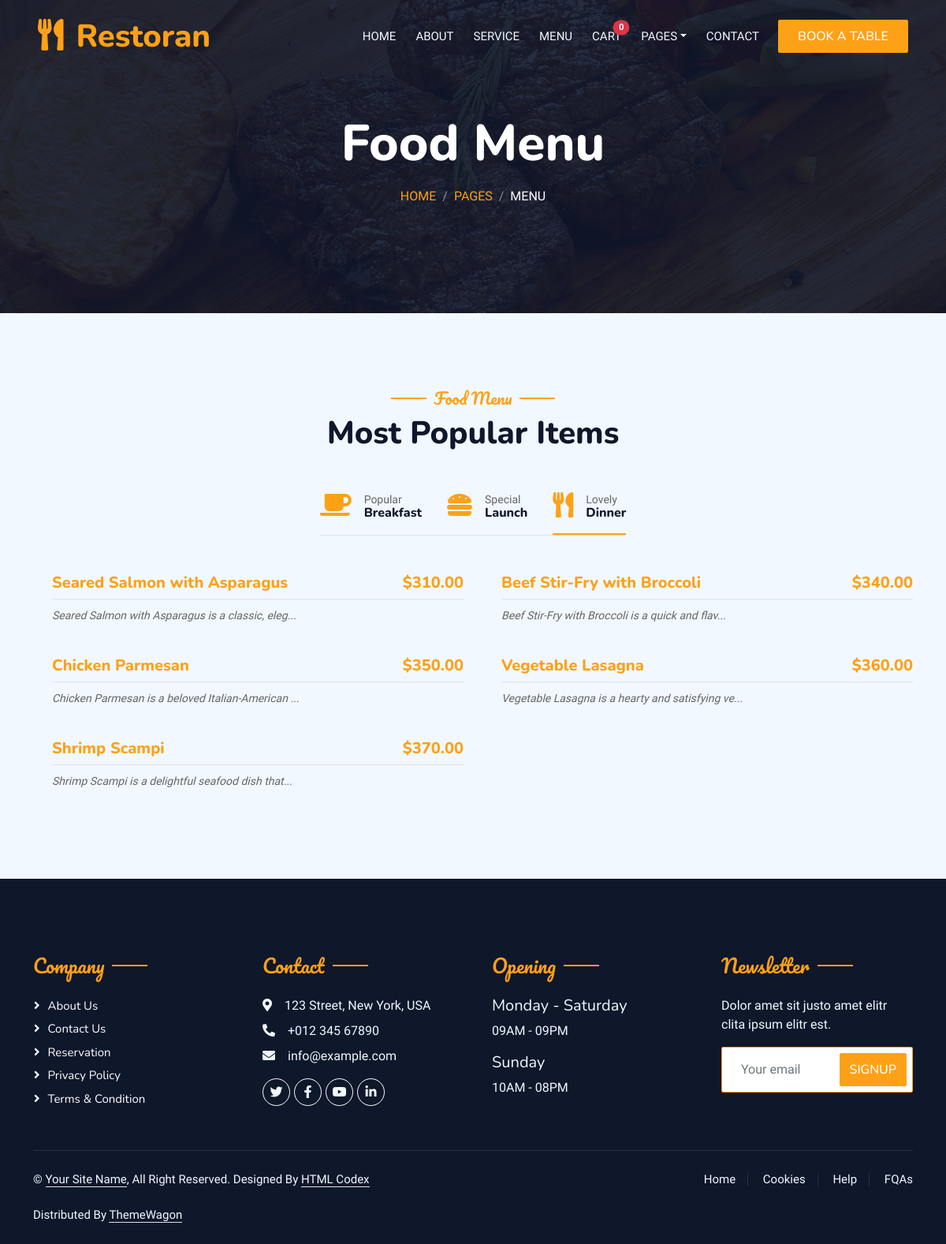
Screenshot of /dinner/ with the database file from the repository.
### menue/models.py (models this page shows, shortened)
class Item(models.Model):
  name = models.CharField(max_length=300)
  description = HTMLField()
  price = models.DecimalField(max_digits=5,decimal_places=2)
  image = models.ImageField(upload_to='items')
  period = models.CharField(max_length=10,choices=PERIOD_CHOICES)
  slug = AutoSlugField(populate_from='name')
  created = models.DateTimeField(auto_now_add=True)

### menue/views.py (the view)
# urls.py: path('dinner/',dinner_item, name='dinner'),
def dinner_item(request):
  dinner = Item.objects.filter(period='DINNER')
  context ={
    'items':dinner
  }
  return render(request, 'dinner.html', context)

### cart/templatetags/cart_count.py (called while the page is built)
@register.simple_tag
def cart_count(request, user):
    guest_user_count = 0
    guest_user_count = CartItem.objects.filter(session_key=request.session.session_key).count()
    total_count = guest_user_count
    return total_count if total_count > 0 else 0

### menue/templates/dinner.html (shortened to what this page needs)
{% extends "base.html" %}
{% load cart_count %}
{% load static %}
{% block content %}
        <div class="container-xxl position-relative p-0">
            <nav class="navbar navbar-expand-lg navbar-dark bg-dark px-4 px-lg-5 py-3 py-lg-0">
                <a href="{% url 'home' %}" class="navbar-brand p-0">
                    <h1 class="text-primary m-0"><i class="fa fa-utensils me-3"></i>Restoran</h1>
                </a>
                <div class="collapse navbar-collapse" id="navbarCollapse">
                    <div class="navbar-nav ms-auto py-0 pe-4">
                        <a href="{% url 'home' %}" class="nav-item nav-link ">Home</a>
                        <a href="{% url 'about' %}" class="nav-item nav-link">About</a>
                        <a href="{% url 'service' %}" class="nav-item nav-link">Service</a>
                        <a href="{% url 'items' %}" class="nav-item nav-link">Menu</a>
                        <a href="{% url 'cart' %}" class="nav-item nav-link position-relative">
                        Cart
                        <span class="position-absolute  start-100 translate-middle badge rounded-pill bg-danger">
                          {% cart_count request request.user %}
                        </span>
                        </a>
                        <div class="nav-item dropdown">
                            <a href="#" class="nav-link dropdown-toggle" data-bs-toggle="dropdown">Pages</a>
                        </div>
                        <a href="{% url 'contact' %}" class="nav-item nav-link">Contact</a>
                    </div>
                    <a href="{% url 'booking' %}" class="btn btn-primary py-2 px-4">Book A Table</a>
                </div>
            </nav>
            <div class="container-xxl py-5 bg-dark hero-header mb-5">
                <div class="container text-center my-5 pt-5 pb-4">
                    <h1 class="display-3 text-white mb-3 animated slideInDown">Food Menu</h1>
                    <nav aria-label="breadcrumb">
                        <ol class="breadcrumb justify-content-center text-uppercase">
                            <li class="breadcrumb-item"><a href="#">Home</a></li>
                            <li class="breadcrumb-item"><a href="#">Pages</a></li>
                            <li class="breadcrumb-item text-white active" aria-current="page">Menu</li>
                        </ol>
                    </nav>
                </div>
            </div>
        </div>
        <div class="container-xxl py-5">
            <div class="container">
                <div class="text-center wow fadeInUp" data-wow-delay="0.1s">
                    <h5 class="section-title ff-secondary text-center text-primary fw-normal">Food Menu</h5>
                    <h1 class="mb-5">Most Popular Items</h1>
                </div>
                <div class="tab-class text-center wow fadeInUp" data-wow-delay="0.1s">
                    <ul class="nav nav-pills d-inline-flex justify-content-center border-bottom mb-5">
                        <li class="nav-item">
                            <a class="d-flex align-items-center text-start mx-3 ms-0 pb-3 "  href="{% url 'break-first' %}">
                                <i class="fa fa-coffee fa-2x text-primary"></i>
                                <div class="ps-3">
                                    <small class="text-body">Popular</small>
                                    <h6 class="mt-n1 mb-0">Breakfast</h6>
                                </div>
                            </a>
                        </li>
                        <li class="nav-item">
                            <a class="d-flex align-items-center text-start mx-3 pb-3 "  href="{% url 'lunch' %}">
                                <i class="fa fa-hamburger fa-2x text-primary"></i>
                                <div class="ps-3">
                                    <small class="text-body">Special</small>
                                    <h6 class="mt-n1 mb-0">Launch</h6>
                                </div>
                            </a>
                        </li>
                        <li class="nav-item">
                            <a class="d-flex align-items-center text-start mx-3 me-0 pb-3 active"  href="{% url 'dinner' %}">
                                <i class="fa fa-utensils fa-2x text-primary"></i>
                                <div class="ps-3">
                                    <small class="text-body">Lovely</small>
                                    <h6 class="mt-n1 mb-0">Dinner</h6>
                                </div>
                            </a>
                        </li>
                    </ul>
                    <div class="tab-content">
                        <div id="tab-1" class="tab-pane fade show p-0 active">
                            <div class="row g-4">
                            {% for item in items %}
                            <div class="col-lg-6">
                                    <div class="d-flex align-items-center">
                                        <div class="w-100 d-flex flex-column text-start ps-4">
                                            <h5 class="d-flex justify-content-between border-bottom pb-2">
                                                <a href="{% url 'detail' item.slug %}"><span>{{item.name}}</span></a>
                                                <span class="text-primary">${{item.price}} </span>
                                            </h5>
                                            <small class="fst-italic">{{item.description | slice:50 |safe}}... </small>
                                        </div>
                                    </div>
                                </div>
                            {% endfor %}
                            </div>
                        </div>
                    </div>
                </div>
            </div>
        </div>
{% endblock content %}

### static/css/style.css (style rules this page uses)
:root { --primary: #FEA116; --light: #F1F8FF; --dark: #0F172B; }
.ff-secondary { font-family: 'Pacifico', cursive; }
.btn { font-family: 'Nunito', sans-serif; font-weight: 500; text-transform: uppercase; transition: .5s; }
.btn.btn-primary, .btn.btn-secondary { color: #FFFFFF; }
.navbar-dark .navbar-nav .nav-link { position: relative; margin-left: 25px; padding: 35px 0; font-size: 15px; color: var(--light) !important; text-transform: uppercase; font-weight: 500; outline: none; transition: .5s; }
@media (min-width: 992px) { .navbar-dark { position: absolute; width: 100%; top: 0; left: 0; z-index: 999; background: transparent !important; } }
.hero-header { background: linear-gradient(rgba(15, 23, 43, .9), rgba(15, 23, 43, .9)), url(../img/bg-hero.jpg); background-position: center center; background-repeat: no-repeat; background-size: cover; }
.breadcrumb-item + .breadcrumb-item::before { color: rgba(255, 255, 255, .5); }
.section-title { position: relative; display: inline-block; }
.section-title::before { position: absolute; content: ""; width: 45px; height: 2px; top: 50%; left: -55px; margin-top: -1px; background: var(--primary); }
.section-title::after { position: absolute; content: ""; width: 45px; height: 2px; top: 50%; right: -55px; margin-top: -1px; background: var(--primary); }
.nav-pills .nav-item .active { border-bottom: 2px solid var(--primary); }

### rows the page displays
Item: name "Seared Salmon with Asparagus", price "310.00", description "Seared Salmon with Asparagus is a classic, eleg"
Item: name "Beef Stir-Fry with Broccoli", price "340.00", description "Beef Stir-Fry with Broccoli is a quick and flav"
Item: name "Chicken Parmesan", price "350.00", description "Chicken Parmesan is a beloved Italian-American"
Item: name "Vegetable Lasagna", price "360.00", description "Vegetable Lasagna is a hearty and satisfying ve"
Item: name "Shrimp Scampi", price "370.00", description "Shrimp Scampi is a delightful seafood dish that"
